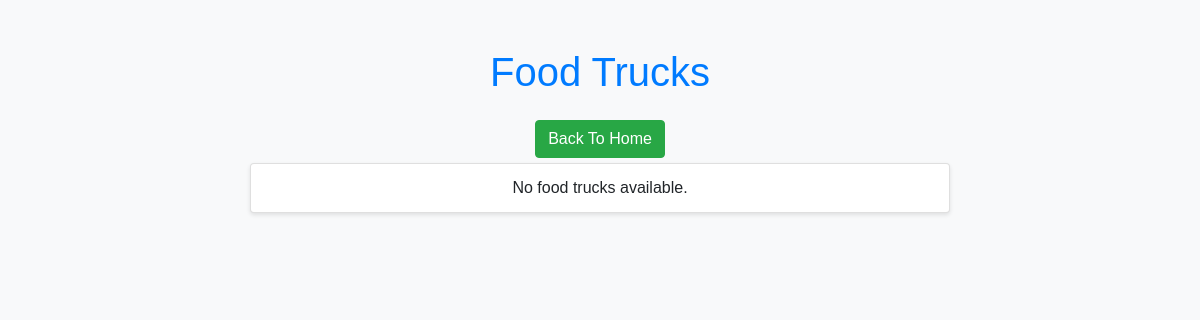
The page /trucks/ on the database as committed earlier.
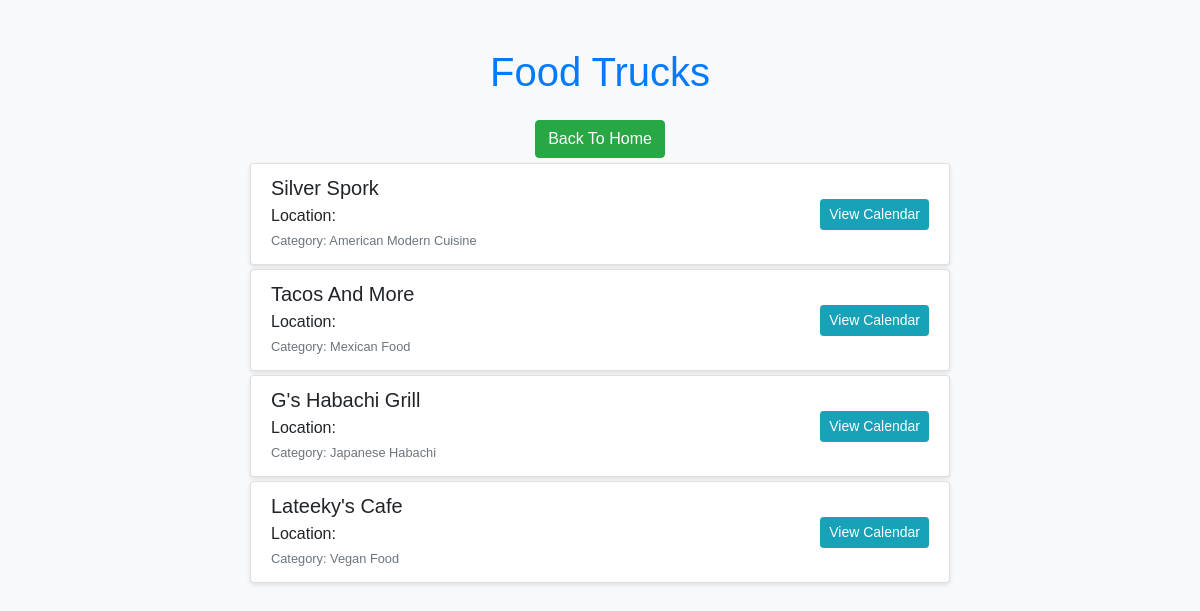
The same page on the database as committed later.
### foodtruck/models.py (models this page shows, shortened)
class FoodTruck(models.Model):
    name = models.CharField(max_length=100)
    category = models.CharField(max_length=100)

### foodtruck/views.py (the view)
# urls.py: path('trucks/', views.truck_list, name='truck_list'),  # Truck list view
def truck_list(request):
    trucks = FoodTruck.objects.all()  # Retrieve all food trucks from the database
    return render(request, 'foodtruck/truck_list.html', {'trucks': trucks})

### foodtruck/templates/foodtruck/truck_list.html (shortened to what this page needs)
{% extends 'foodtruck/base.html' %}
{% block content %}
    <div class="container mt-5">
        <h1 class="text-center mb-4">Food Trucks</h1>
        <div class="row justify-content-center">
        <a href="{% url 'home' %}" class="btn btn-success">Back To Home</a>
        </div>
        <div class="row justify-content-center">
            <div class="col-md-8">
                <ul class="list-group">
                    {% if trucks %}
                        {% for truck in trucks %}
                            <li class="list-group-item d-flex justify-content-between align-items-center">
                                <div>
                                    <h5 class="mb-1">{{ truck.name }}</h5>
                                    <p class="mb-0">Location: {{ truck.location }}</p>
                                    <small class="text-muted">Category: {{ truck.category }}</small>
                                </div>
                                <a class="btn btn-info btn-sm" href="{% url 'truck_calendar' truck.id %}">View Calendar</a>
                            </li>
                        {% endfor %}
                    {% else %}
                        <li class="list-group-item text-center">No food trucks available.</li>
                    {% endif %}
                </ul>
            </div>
        </div>
    </div>
{% endblock %}

### foodtruck/templates/foodtruck/base.html (shortened to what this page needs)
{% load static %}
<!DOCTYPE html>
<html lang="en">
<head>
    <link href="https://stackpath.bootstrapcdn.com/bootstrap/4.3.1/css/bootstrap.min.css" rel="stylesheet">
    <link rel="stylesheet" href="{% static 'foodtruck/style.css' %}">
</head>
<body>
    <div class="container">
        {% block content %}{% endblock %}
    </div>
</body>
</html>

### static/foodtruck/style.css (style rules this page uses)
body { font-family: Arial, sans-serif; background-color: #f8f9fa; }
h1 { color: #007bff; text-align: center; margin-top: 20px; }
ul { list-style-type: none; padding: 0; }
li { background-color: #fff; border: 1px solid #ddd; padding: 10px; margin: 5px; border-radius: 4px; box-shadow: 0 2px 4px rgba(0, 0, 0, 0.1); }

Rows that differ between the two databases and show on the page:
added FoodTruck: name "Silver Spork", category "American Modern Cuisine"
added FoodTruck: name "Tacos And More", category "Mexican Food"
added FoodTruck: name "G's Habachi Grill", category "Japanese Habachi"
added FoodTruck: name "Lateeky's Cafe", category "Vegan Food"
Other text that changed with them:
text no longer shown: "No food trucks available."
